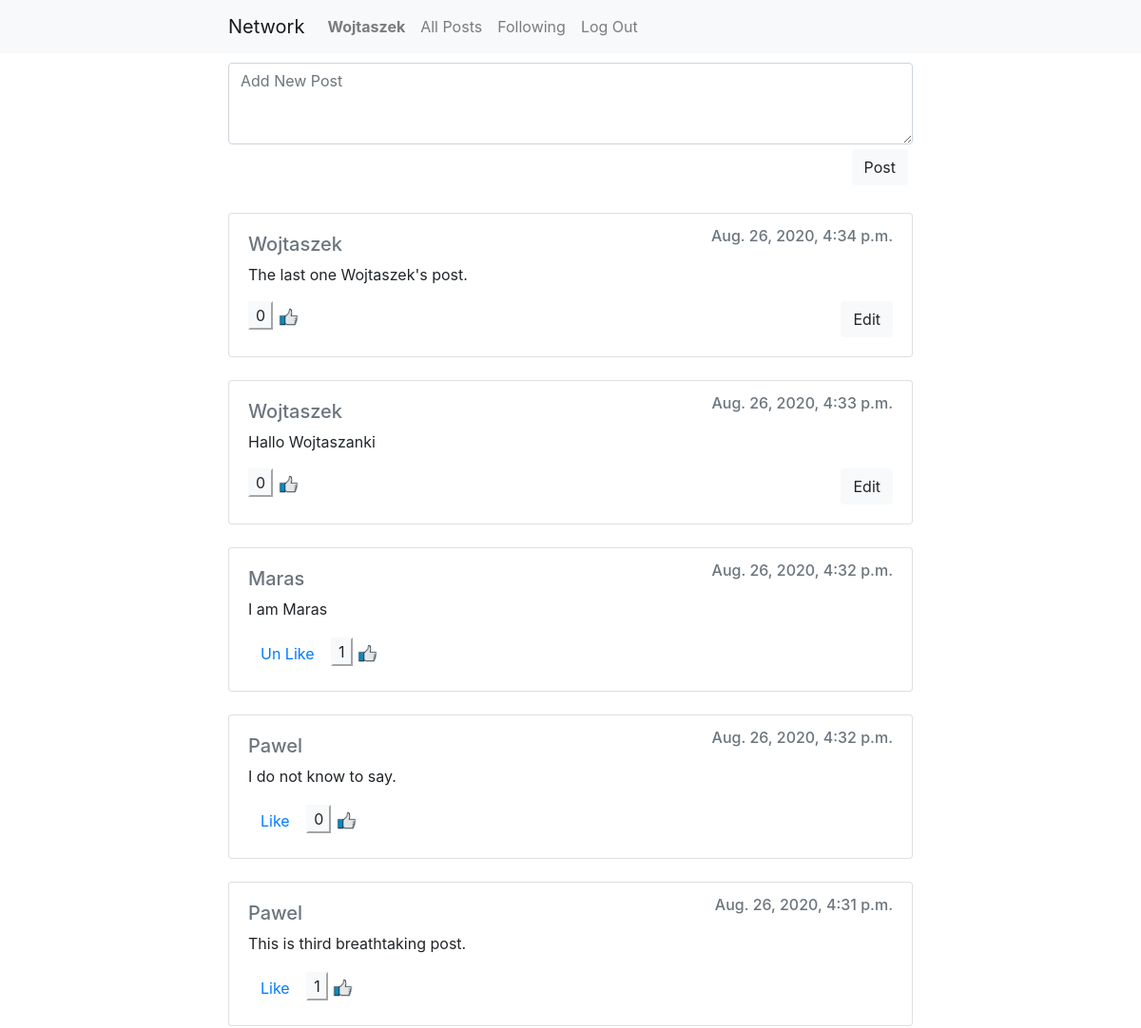
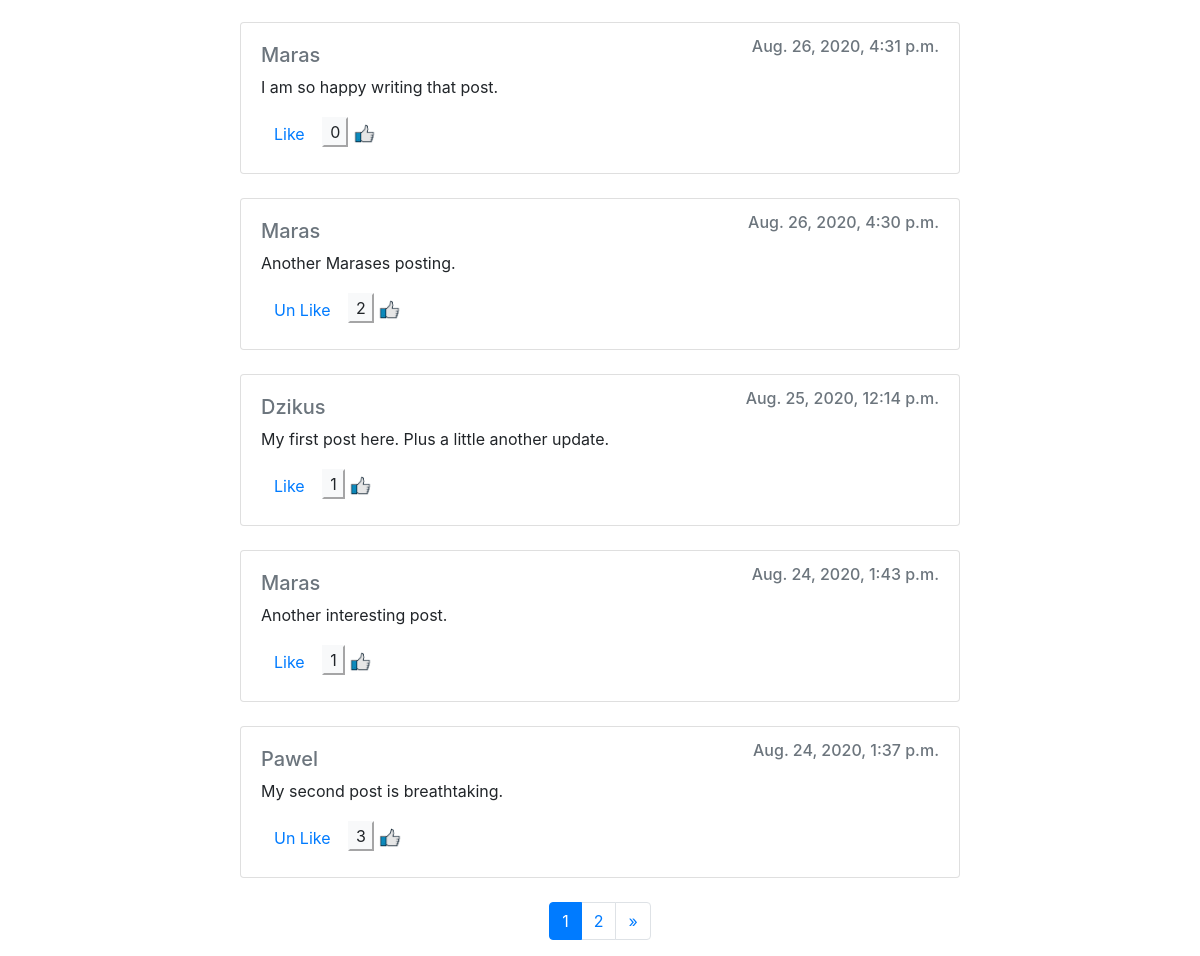
The app's page / (signed in) with its own data (2 pictures, top to bottom).
### network/models.py (models this page shows, shortened)
class User(AbstractUser):
    follow_users = models.ManyToManyField("network.User", related_name="followers", blank=True)

class Post(models.Model):
    creator = models.ForeignKey("User", on_delete=models.CASCADE, related_name="posts")
    content = models.CharField(max_length=10000)
    timestamp = models.DateTimeField(auto_now_add=True)
    def num_likes(self):
        return self.likes.aggregate(Count('pk'))['pk__count']

class Like(models.Model):
    creator = models.ForeignKey("User", on_delete=models.CASCADE, related_name="likes")
    post = models.ForeignKey(Post, on_delete=models.CASCADE, related_name="likes")

### network/views.py (the view)
# urls.py: path("", views.index, name="index"),
def index(request):
    if request.method == "POST":
        content = request.POST["body"]
        post = Post(creator=request.user, content=content)
        post.save()
    posts = Post.objects.order_by("-timestamp").all()
    return render(request, "network/index.html", {
        "page_obj": make_listing(request, posts)
    })

### network/views.py (called while the page is built)
def make_listing(request, posts):
    paginator = Paginator(posts, 10)
    if request.method == "GET":
        page_number = request.GET.get("page")
    else:
        page_number = 1
    page_obj = paginator.get_page(page_number)
    return page_obj

### network/templates/network/index.html (shortened to what this page needs)
{% extends "network/posts_template.html" %}
{% block heading %}
    {% if user.is_authenticated %}
    <form action="{% url 'index' %}" method="post">
        <div id="New-Post">
            <textarea id="New-Post-text" class="form-control" name="body" placeholder="Add New Post" rows="3"></textarea>
        </div>
        <div id="New-Post-submit-button">
            <input type="submit" class="btn btn-light" value="Post">
        </div>
    </form>
    <br/>
    {% endif %}
    <br/><br/>
{% endblock %}

### network/templates/network/posts_template.html (shortened to what this page needs)
{% extends "network/layout.html" %}
{% load static %}
{% block body %}
{% block heading %}
{% endblock %}
        {% for post in page_obj %}
        <div id="post{{ post.id }}" data-creator="{{ post.creator.id }}" class="card">
            <div class="card-body">
                <h6 class="card-subtitle mb-2 text-muted" style="float: right">{{ post.timestamp }}</h6>
                <h5><a class="card-subtitle mb-2 text-muted" href="{% url 'user_view' post.creator.id %}">{{ post.creator }}</a></h5>
                <p id="content{{ post.id }}" class="card-text">{{ post.content }}</p>
                {% if user.is_authenticated %}
                    {% if user.id == post.creator.id %}
                        <button data-post="{{ post.id }}" class="edit btn btn-light" style="float: right">Edit</button>
                    {% else %}
                        <button id="like_button{{ post.id }}" data-post="{{ post.id }}" class="like btn btn-link">
                        {% for like in post.likes.all %}
                            {% if like.creator.id == user.id %}
                                Un
                            {% endif %}
                        {% endfor %}
                        Like</button>
                    {% endif %}
                {% endif %}
                <button id="likes{{ post.id }}" class="disabled btn-light">{{ post.num_likes }}</button>
                <img id="like-image" src="{% static 'network/like.jpg' %}">
            </div>
        </div>
        <br/>
    {% endfor %}
    <nav aria-label="...">
        <ul class="pagination justify-content-center">
            <li class="page-item active" aria-current="page">
                <span class="page-link">
                    {{ page_obj.number }}
                </span>
            </li>
            {% if page_obj.has_next %}
            <li class="page-item">
                <a class="page-link" href="?page={{ page_obj.next_page_number }}">{{ page_obj.next_page_number }}</a>
            </li>
            <li class="page-item">
                <a class="page-link" href="?page={{ page_obj.paginator.num_pages }}">&raquo;</a>
            </li>
            {% endif %}
        </ul>
    </nav>
{% endblock %}

### network/templates/network/layout.html (shortened to what this page needs)
{% load static %}
<!DOCTYPE html>
<html lang="en">
    <head>
        <link rel="stylesheet" href="https://stackpath.bootstrapcdn.com/bootstrap/4.4.1/css/bootstrap.min.css">
        <link href="{% static 'network/styles.css' %}" rel="stylesheet">
    </head>
    <body>
        <div id="navbar">
        <nav class="navbar navbar-expand-lg navbar-light bg-light">
            <a class="navbar-brand" href="#">Network</a>
            <div>
              <ul class="navbar-nav mr-auto">
                {% if user.is_authenticated %}
                    <li class="nav-item">
                        <a class="nav-link" href="{% url 'user_view' user.id %}"><strong>{{ user.username }}</strong></a>
                    </li>
                {% endif %}
                <li class="nav-item">
                  <a class="nav-link" href="{% url 'index' %}">All Posts</a>
                </li>
                {% if user.is_authenticated %}
                    <li class="nav-item">
                        <a class="nav-link" href="{% url 'following' %}">Following</a>
                    </li>
                    <li class="nav-item">
                        <a class="nav-link" href="{% url 'logout' %}">Log Out</a>
                    </li>
                {% endif %}
              </ul>
            </div>
          </nav>
        </div>
        <div class="body">
            {% block body %}
            {% endblock %}
        </div>
    </body>
</html>

### network/static/network/styles.css (style rules this page uses)
.navbar { padding-left: 20%; padding-right: 20%; }
.body { padding-top: 10px; padding-left: 20%; padding-right: 20%; }
.disabled { pointer-events: none; cursor: default; }
#New-Post-submit-button { padding: 5px; float: right; }
#like-image { height: 20px; }

### records on screen
User: username "Wojtaszek"
Post: timestamp "Aug. 26, 2020, 4:34 p.m.", creator "Wojtaszek", content "The last one Wojtaszek's post.", num_likes "0"
Post: timestamp "Aug. 26, 2020, 4:33 p.m.", creator "Wojtaszek", content "Hallo Wojtaszanki", num_likes "0"
Post: timestamp "Aug. 26, 2020, 4:32 p.m.", creator "Maras", content "I am Maras", num_likes "1"
Like: shows "Un"
Post: timestamp "Aug. 26, 2020, 4:32 p.m.", creator "Pawel", content "I do not know to say.", num_likes "0"
Post: timestamp "Aug. 26, 2020, 4:31 p.m.", creator "Pawel", content "This is third breathtaking post.", num_likes "1"
Post: timestamp "Aug. 26, 2020, 4:31 p.m.", creator "Maras", content "I am so happy writing that post.", num_likes "0"
Post: timestamp "Aug. 26, 2020, 4:30 p.m.", creator "Maras", content "Another Marases posting.", num_likes "2"
Like: shows "Un"
Post: timestamp "Aug. 25, 2020, 12:14 p.m.", creator "Dzikus", content "My first post here. Plus a little another update.", num_likes "1"
Post: timestamp "Aug. 24, 2020, 1:43 p.m.", creator "Maras", content "Another interesting post.", num_likes "1"
Post: timestamp "Aug. 24, 2020, 1:37 p.m.", creator "Pawel", content "My second post is breathtaking.", num_likes "3"
Like: shows "Un"

### other values on screen
{{ page_obj.number }} "1"
{{ page_obj.next_page_number }} "2"
